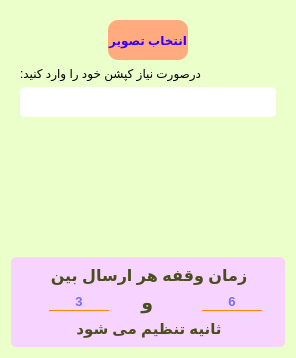
           <widget class="QWidget" name="tab_img">
            <property name="toolTip">
             <string>ارسال تصویر</string>
            </property>
            <property name="styleSheet">
             <string notr="true">QWidget {
background-color: rgb(234, 255, 201);
border-radius: 5px;
}
QPlainTextEdit {
background-color: rgb(0, 0, 0);
	color: rgb(0, 255, 29);
}</string>
            </property>
            <attribute name="title">
             <string>تصویر</string>
            </attribute>
            <layout class="QGridLayout" name="gridLayout_15">
             <item row="0" column="0">
              <widget class="QFrame" name="frame_img">
               <property name="styleSheet">
                <string notr="true">QFrame  {
background-color: rgb(234, 255, 201);
border-radius: 5px;
}</string>
               </property>
               <property name="frameShape">
                <enum>QFrame::StyledPanel</enum>
               </property>
               <property name="frameShadow">
                <enum>QFrame::Raised</enum>
               </property>
               <layout class="QGridLayout" name="gridLayout_14">
                <property name="leftMargin">
                 <number>0</number>
                </property>
                <property name="topMargin">
                 <number>0</number>
                </property>
                <property name="rightMargin">
                 <number>0</number>
                </property>
                <property name="bottomMargin">
                 <number>0</number>
                </property>
                <property name="spacing">
                 <number>5</number>
                </property>
                <item row="0" column="0">
                 <widget class="QFrame" name="frame_img_2">
                  <property name="frameShape">
                   <enum>QFrame::StyledPanel</enum>
                  </property>
                  <property name="frameShadow">
                   <enum>QFrame::Raised</enum>
                  </property>
                  <layout class="QGridLayout" name="gridLayout_9">
                   <item row="0" column="0" colspan="2">
                    <layout class="QHBoxLayout" name="horizontalLayout_3">
                     <item>
                      <spacer name="horizontalSpacer_2">
                       <property name="orientation">
                        <enum>Qt::Horizontal</enum>
                       </property>
                       <property name="sizeHint" stdset="0">
                        <size>
                         <width>40</width>
                         <height>20</height>
                        </size>
                       </property>
                      </spacer>
                     </item>
                     <item>
                      <widget class="QPushButton" name="btn_img">
                       <property name="minimumSize">
                        <size>
                         <width>80</width>
                         <height>40</height>
                        </size>
                       </property>
                       <property name="font">
                        <font>
                         <weight>75</weight>
                         <bold>true</bold>
                        </font>
                       </property>
                       <property name="toolTip">
                        <string>انتخاب تصویر برای ارسال</string>
                       </property>
                       <property name="layoutDirection">
                        <enum>Qt::RightToLeft</enum>
                       </property>
                       <property name="styleSheet">
                        <string notr="true">QPushButton:hover:!pressed
{
  border: 2px dashed rgb(255, 85, 0);
	background-color: rgb(182, 182, 182);
	color: rgb(7, 255, 77);
}
QPushButton{
	background-color: rgb(255, 170, 127);
border-radius: 10px;
color: rgb(51, 0, 255)  ;
}</string>
                       </property>
                       <property name="text">
                        <string>انتخاب تصویر</string>
                       </property>
                      </widget>
                     </item>
                     <item>
                      <spacer name="horizontalSpacer">
                       <property name="orientation">
                        <enum>Qt::Horizontal</enum>
                       </property>
                       <property name="sizeHint" stdset="0">
                        <size>
                         <width>40</width>
                         <height>20</height>
                        </size>
                       </property>
                      </spacer>
                     </item>
                    </layout>
                   </item>
                   <item row="2" column="0" colspan="2">
                    <widget class="QTextEdit" name="caption">
                     <property name="maximumSize">
                      <size>
                       <width>16777215</width>
                       <height>30</height>
                      </size>
                     </property>
                     <property name="toolTip">
                      <string>کپشن تصویر مورد نظر شما</string>
                     </property>
                     <property name="layoutDirection">
                      <enum>Qt::RightToLeft</enum>
                     </property>
                     <property name="styleSheet">
                      <string notr="true">QTextEdit{
background-color: rgb(255, 255, 255);
border-radius: 5px;
}</string>
                     </property>
                     <property name="placeholderText">
                      <string/>
                     </property>
                    </widget>
                   </item>
                   <item row="3" column="0">
                    <widget class="QLabel" name="imgShow">
                     <property name="minimumSize">
                      <size>
                       <width>0</width>
                       <height>120</height>
                      </size>
                     </property>
                     <property name="maximumSize">
                      <size>
                       <width>16777215</width>
                       <height>16777215</height>
                      </size>
                     </property>
                     <property name="text">
                      <string/>
                     </property>
                     <property name="alignment">
                      <set>Qt::AlignCenter</set>
                     </property>
                    </widget>
                   </item>
                   <item row="3" column="1">
                    <widget class="QLabel" name="imgName">
                     <property name="styleSheet">
                      <string notr="true">QLabel {
color:  rgb(158, 2, 255)  ;
}</string>
                     </property>
                     <property name="text">
                      <string/>
                     </property>
                     <property name="alignment">
                      <set>Qt::AlignCenter</set>
                     </property>
                    </widget>
                   </item>
                   <item row="1" column="0">
                    <widget class="QLabel" name="label_caption">
                     <property name="maximumSize">
                      <size>
                       <width>16777215</width>
                       <height>50</height>
                      </size>
                     </property>
                     <property name="text">
                      <string>درصورت نیاز کپشن خود را وارد کنید:</string>
                     </property>
                    </widget>
                   </item>
                  </layout>
                 </widget>
                </item>
                <item row="1" column="0">
                 <widget class="QFrame" name="frame">
                  <property name="layoutDirection">
                   <enum>Qt::RightToLeft</enum>
                  </property>
                  <property name="styleSheet">
                   <string notr="true">QLineEdit{
background-color: rgb(234, 255, 201);
color:rgb(0, 0, 255);
    border-style: solid;
    border-bottom-width: 1px;
	border-bottom-color: rgb(255, 136, 0);
   border-radius: 10px;
}

QFrame {
background-color: rgb(247, 212, 255)  ;
border-redius:10px;
}

QLabel{
color: rgb(74, 78, 31) ;
}

QLineEdit{
background-color: rgb(247, 212, 255)  ;
}</string>
                  </property>
                  <property name="frameShape">
                   <enum>QFrame::StyledPanel</enum>
                  </property>
                  <property name="frameShadow">
                   <enum>QFrame::Raised</enum>
                  </property>
                  <layout class="QGridLayout" name="gridLayout_5">
                   <item row="0" column="0" colspan="3">
                    <widget class="QLabel" name="label_11">
                     <property name="font">
                      <font>
                       <family>Arial</family>
                       <pointsize>12</pointsize>
                       <weight>75</weight>
                       <bold>true</bold>
                      </font>
                     </property>
                     <property name="text">
                      <string>زمان وقفه هر ارسال بین</string>
                     </property>
                     <property name="alignment">
                      <set>Qt::AlignCenter</set>
                     </property>
                    </widget>
                   </item>
                   <item row="1" column="0">
                    <widget class="QLineEdit" name="sleepMax_I">
                     <property name="minimumSize">
                      <size>
                       <width>30</width>
                       <height>0</height>
                      </size>
                     </property>
                     <property name="maximumSize">
                      <size>
                       <width>60</width>
                       <height>16777215</height>
                      </size>
                     </property>
                     <property name="font">
                      <font>
                       <pointsize>10</pointsize>
                       <weight>75</weight>
                       <bold>true</bold>
                      </font>
                     </property>
                     <property name="toolTip">
                      <string>بیشترین زمان وقفه </string>
                     </property>
                     <property name="styleSheet">
                      <string notr="true"/>
                     </property>
                     <property name="alignment">
                      <set>Qt::AlignCenter</set>
                     </property>
                     <property name="placeholderText">
                      <string>6</string>
                     </property>
                    </widget>
                   </item>
                   <item row="1" column="1">
                    <widget class="QLabel" name="label_10">
                     <property name="maximumSize">
                      <size>
                       <width>20</width>
                       <height>16777215</height>
                      </size>
                     </property>
                     <property name="font">
                      <font>
                       <family>Arial</family>
                       <pointsize>14</pointsize>
                       <weight>75</weight>
                       <bold>true</bold>
                      </font>
                     </property>
                     <property name="text">
                      <string> و</string>
                     </property>
                     <property name="alignment">
                      <set>Qt::AlignCenter</set>
                     </property>
                    </widget>
                   </item>
                   <item row="1" column="2">
                    <widget class="QLineEdit" name="sleepMin_I">
                     <property name="minimumSize">
                      <size>
                       <width>30</width>
                       <height>0</height>
                      </size>
                     </property>
                     <property name="maximumSize">
                      <size>
                       <width>60</width>
                       <height>16777215</height>
                      </size>
                     </property>
                     <property name="font">
                      <font>
                       <pointsize>10</pointsize>
                       <weight>75</weight>
                       <bold>true</bold>
                      </font>
                     </property>
                     <property name="toolTip">
                      <string>کمترین زمان وقفه</string>
                     </property>
                     <property name="styleSheet">
                      <string notr="true"/>
                     </property>
                     <property name="alignment">
                      <set>Qt::AlignCenter</set>
                     </property>
                     <property name="placeholderText">
                      <string>3</string>
                     </property>
                    </widget>
                   </item>
                   <item row="2" column="0" colspan="3">
                    <widget class="QLabel" name="label_12">
                     <property name="font">
                      <font>
                       <family>Arial</family>
                       <pointsize>11</pointsize>
                       <weight>75</weight>
                       <bold>true</bold>
                      </font>
                     </property>
                     <property name="text">
                      <string>ثانیه تنظیم می شود</string>
                     </property>
                     <property name="alignment">
                      <set>Qt::AlignCenter</set>
                     </property>
                    </widget>
                   </item>
                  </layout>
                 </widget>
                </item>
               </layout>
              </widget>
             </item>
            </layout>
           </widget>
